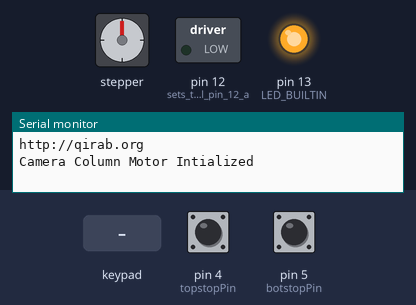
Recording of a sketch running on a simulated Arduino Nano, built with avr-gcc and run on an emulated ATmega328P. On the bench: stepper motor, switched loads named in the sketch (green lamp = pin HIGH), output pins drawn as LEDs (lit = HIGH), the last lines printed to the serial monitor. Inputs (shaded band) come from the test bench; at power-on: pin 5 (botstopPin) HIGH, pin 4 (topstopPin) HIGH. Stepper angles assume 3200 steps per turn.

Above: at 1.3 s.
1.4 s: key '3' pressed
At 4.1 s:
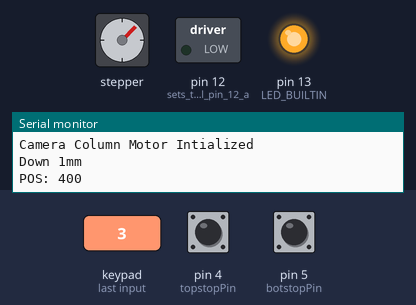
4.4 s: key '7' pressed
At 4.94 s:
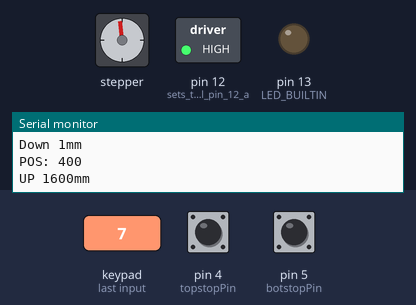
7.4 s: pin 5 (botstopPin) pulled LOW for 0.15 s
At 8.6 s:
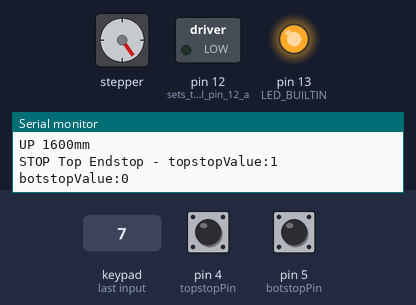
9.0 s: key '4' pressed
At 11.3 s:
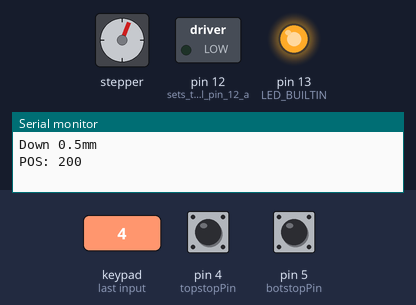
12.0 s: keypad keys 1 1 1 0 pressed 0.4 s apart
At 12.54 s:
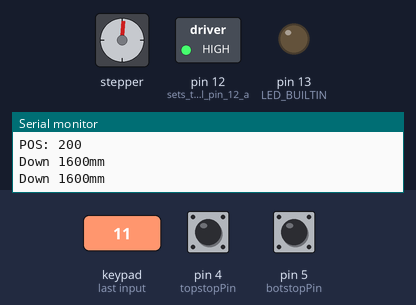
15.1 s: key '2' pressed
At 22.4 s:
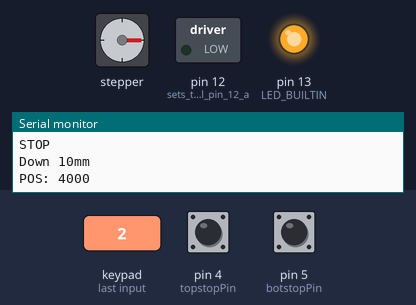
Timing chart, 0 to 22.7 s (numbered marks = the images above; inputs shaded):
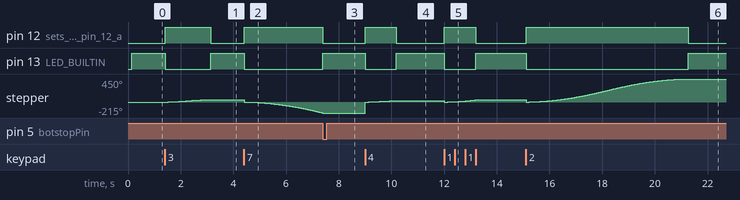

Measured:
- after the input at 1.4 s, pin 12 (sets_the_digital_pin_12_a): LOW → HIGH at once, → LOW 1.7 s later; pin 13 (LED_BUILTIN): HIGH → LOW at once, → HIGH 1.7 s later; stepper: turns 45° clockwise in 1.6 s, starting after 0.14 s
- after the input at 4.4 s, pin 12 (sets_the_digital_pin_12_a): LOW → HIGH at once; pin 13 (LED_BUILTIN): HIGH → LOW at once; stepper: keeps turning counter-clockwise at about 87°/s, starting at once
- after the input at 7.4 s, pin 12 (sets_the_digital_pin_12_a): HIGH → LOW at once; pin 13 (LED_BUILTIN): LOW → HIGH at once; stepper: goes on until 7.4 s, then stays -215°
- after the input at 9.0 s, pin 12 (sets_the_digital_pin_12_a): LOW → HIGH at once, → LOW 1.2 s later; pin 13 (LED_BUILTIN): HIGH → LOW at once, → HIGH 1.2 s later; stepper: turns 237° clockwise in 1.1 s, starting at once
- after the input at 12.0 s, pin 12 (sets_the_digital_pin_12_a): LOW → HIGH at once, → LOW 1.2 s later; pin 13 (LED_BUILTIN): HIGH → LOW at once, → HIGH 1.2 s later; stepper: turns 22° counter-clockwise in 0.00 s, then 40° clockwise in 1.0 s
- after the input at 15.1 s, pin 12 (sets_the_digital_pin_12_a): LOW → HIGH at once, → LOW 6.2 s later; pin 13 (LED_BUILTIN): HIGH → LOW at once, → HIGH 6.2 s later; stepper: turns 40° counter-clockwise in 0.00 s, then 450° clockwise in 6.0 s

The sketch:

QDC_ArduinoCode.ino
```cpp
// (licence header left out)
// The QDC uses the following Arduino libraries which you mut download in teh Arduino IDE.
#include <AccelStepper.h>
#include <Keypad.h>

// Variables for button system
long motorsteps = 3200 * 0.125;  // stepper driver microstop setting adjusted for leadscrew calibration factor
long receivedDistance = 0;       //rotations mm from the computer
long receivedSpeed = 0;          //delay between two steps, received from the computer

bool runallowed = false;   // booleans for new data from serial, and runallowed flag
bool downdirection = false;  // set direction as UP default

// direction Digital 2 (CCW), pulses Digital 3 (CLK)
AccelStepper stepper(1, 3, 2);

// Define endstop pins
#define botstopPin 5
#define topstopPin 4

const byte ROWS = 4;  //four rows
const byte COLS = 2;  //twobr columns
//define the cymbols on the buttons of the keypads
char hexaKeys[ROWS][COLS] = {
  { '3', '7' },  //
  { '2', '6' },
  { '1', '5' },
  { '0', '4' }
};
byte rowPins[ROWS] = { 9, 8, 7, 6 };  //connect to the row pinouts of the keypad
byte colPins[COLS] = { 11, 10 };      //connect to the column pinouts of the keypad
//initialize an instance of class NewKeypad
Keypad customKeypad = Keypad(makeKeymap(hexaKeys), rowPins, colPins, ROWS, COLS);

void setup() {
  Serial.begin(9600);  //define baud rate
  Serial.println("Qirab Digitization Column v1.2");
  Serial.println("QDC100 - Serial: 000000");
  Serial.println("This work is licensed under a Creative Commons Attribution-ShareAlike 4.0 International License.");
  Serial.println("http://qirab.org");
  Serial.println("Camera Column Motor Intialized");
  Serial.print("\n");

  //setting up some default values for maximum speed and maximum acceleration
  stepper.setMaxSpeed(8000);     //SPEED = Steps / second
  stepper.setAcceleration(500);  //ACCELERATION = Steps /(second)

  stepper.disableOutputs();  //disable outputs, so the motor is not getting warm (no current)

  // initialize digital pin LED_BUILTIN as an output.
  pinMode(LED_BUILTIN, OUTPUT);

  // Declare Endstop pins as output:
  pinMode(botstopPin, INPUT_PULLUP);
  pinMode(topstopPin, INPUT_PULLUP);

  pinMode(12, OUTPUT);  // sets the digital pin 12 as output for stepper drive enable/disable
}

void loop() {
  checkKey();       //check keypad matrix for new commands
  continuousRun();  //method to handle the motor
}


void continuousRun()  //method for the motor
{
  volatile int topstopValue = digitalRead(topstopPin);
  volatile int botstopValue = digitalRead(botstopPin);

  if (topstopValue == 0 and downdirection  == true) {
    // bottom endstop switch logic
    runallowed = false;
    downdirection = false;
    Serial.print("STOP Bottom Endstop - topstopValue:");
    Serial.print(topstopValue);
    Serial.print(" botstopValue:");
    Serial.print(botstopValue);
    Serial.print("\n");
    return;
  }

  if (botstopValue == 0 and downdirection == false) {
        // top endstop switch logic
    runallowed = false;
    downdirection = true;
    Serial.print("STOP Top Endstop - topstopValue:");
    Serial.print(topstopValue);
    Serial.print(" botstopValue:");
    Serial.print(botstopValue);
    Serial.print("\n");
    return;
  }


  if (runallowed == true) {
    if (abs(stepper.currentPosition()) < receivedDistance) {
      // actiovate motor
      stepper.enableOutputs();  //enable pins
      digitalWrite(12, HIGH);   // enable motor driver
      stepper.run();            //step the motor (this will step the motor by 1 step at each loop)
    } else                      //program enters this part if the required distance is completed
    {
      Serial.print("POS: ");
      Serial.println(stepper.currentPosition());  // print pos -> this will show you the latest relative number of steps
      stopall();
    }
  } else  //program enters this part if the runallowed is FALSE, we do not do anything
  {
    stopall();
    return;
  }
}

void checkKey()  //method for receiving the commands
{
  char customKey = customKeypad.getKey();

  if (customKey) {
    digitalWrite(LED_BUILTIN, LOW);
    switch (customKey) {
      case '0':
        runallowed = false;
        Serial.println("STOP");
        break;
      case '1':
        Serial.println("Down 1600mm ");        //print action
        receivedSpeed = 8000;                  //set speed
        receivedDistance = 1600 * motorsteps;  //set max distance; for QDC150
      downdirection  = true;
        runallowed = true;
        break;
      case '2':
        Serial.println("Down 10mm ");        //print action
        receivedSpeed = 5000;                //set speed
        receivedDistance = 10 * motorsteps;  //set distance
      downdirection  = true;
        runallowed = true;
        break;
      case '3':
        Serial.println("Down 1mm ");        //print action
        receivedSpeed = 5000;               //set speed
        receivedDistance = 1 * motorsteps;  //set distance
      downdirection  = true;
        runallowed = true;
        break;
      case '4':
        Serial.println("Down 0.5mm");         //print action
        receivedSpeed = 3000;                 //set speed
        receivedDistance = 0.5 * motorsteps;  //set distance
      downdirection  = true;
        runallowed = true;
        break;
      case '5':
        Serial.println("UP 1mm");           //print action
        receivedSpeed = 5000;               //set speed
        receivedDistance = 1 * motorsteps;  //set distance
      downdirection  = false;
        runallowed = true;  //allow running
        break;
      case '6':
        Serial.println("UP 10mm");           //print action
        receivedSpeed = 5000;                //set speed
        receivedDistance = 10 * motorsteps;  //set distance
      downdirection  = false;
        runallowed = true;
        break;
      case '7':
        Serial.println("UP 1600mm");           //print action
        receivedSpeed = 8000;                  //set speed
        receivedDistance = 1600 * motorsteps;  //set max distance; for QDC150
      downdirection  = false;
        runallowed = true;
        break;
    }
    if (runallowed == true and downdirection  == true) {
      stepper.setMaxSpeed(receivedSpeed);  // speed
      stepper.move(receivedDistance);      // move down
    } else if (runallowed == true and downdirection  == false) {
      stepper.setMaxSpeed(receivedSpeed);   //speed
      stepper.move(-1 * receivedDistance);  // move up
    }
  }
}


void stopall() {
  stepper.stop();                 //stop motor
  stepper.setCurrentPosition(0);  // reset position
  stepper.disableOutputs();       // disable power
  digitalWrite(12, LOW);          // diasble motor but setting PIN12 to LOW
  runallowed = false;             // disable run in software
  digitalWrite(LED_BUILTIN, HIGH);
}

void blink() {
  digitalWrite(LED_BUILTIN, HIGH);  // turn the LED on (HIGH is the voltage level)
  delay(200);                       // wait for a second
  digitalWrite(LED_BUILTIN, LOW);   // turn the LED off by making the voltage LOW
  delay(100);                       // wait for a second
}
```
